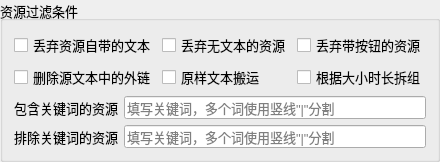
      <widget class="QGroupBox" name="ziyuanguolu">
       <property name="sizePolicy">
        <sizepolicy hsizetype="Preferred" vsizetype="Fixed">
         <horstretch>0</horstretch>
         <verstretch>0</verstretch>
        </sizepolicy>
       </property>
       <property name="font">
        <font>
         <pointsize>10</pointsize>
        </font>
       </property>
       <property name="title">
        <string>资源过滤条件</string>
       </property>
       <layout class="QVBoxLayout" name="verticalLayout_5">
        <item>
         <layout class="QHBoxLayout" name="horizontalLayout_3">
          <item>
           <widget class="QCheckBox" name="checkBox_dele_source_text_comment">
            <property name="font">
             <font>
              <pointsize>10</pointsize>
             </font>
            </property>
            <property name="text">
             <string>丢弃资源自带的文本</string>
            </property>
           </widget>
          </item>
          <item>
           <widget class="QCheckBox" name="checkBox_discard_no_text_resource">
            <property name="font">
             <font>
              <pointsize>10</pointsize>
             </font>
            </property>
            <property name="text">
             <string>丢弃无文本的资源</string>
            </property>
           </widget>
          </item>
          <item>
           <widget class="QCheckBox" name="checkBox_fliter_button_comment">
            <property name="font">
             <font>
              <pointsize>10</pointsize>
             </font>
            </property>
            <property name="text">
             <string>丢弃带按钮的资源</string>
            </property>
           </widget>
          </item>
         </layout>
        </item>
        <item>
         <layout class="QHBoxLayout" name="horizontalLayout_22">
          <item>
           <widget class="QCheckBox" name="checkBox_dele_link_comment">
            <property name="font">
             <font>
              <pointsize>10</pointsize>
             </font>
            </property>
            <property name="text">
             <string>删除源文本中的外链</string>
            </property>
           </widget>
          </item>
          <item>
           <widget class="QCheckBox" name="checkBox_origin_source_text_comment">
            <property name="font">
             <font>
              <pointsize>10</pointsize>
             </font>
            </property>
            <property name="text">
             <string>原样文本搬运</string>
            </property>
           </widget>
          </item>
          <item>
           <widget class="QCheckBox" name="checkBox_chai_zu">
            <property name="text">
             <string>根据大小时长拆组</string>
            </property>
           </widget>
          </item>
         </layout>
        </item>
        <item>
         <layout class="QHBoxLayout" name="baohanci">
          <item>
           <widget class="QLabel" name="label_15">
            <property name="font">
             <font>
              <pointsize>10</pointsize>
             </font>
            </property>
            <property name="text">
             <string>包含关键词的资源</string>
            </property>
           </widget>
          </item>
          <item>
           <widget class="QLineEdit" name="lineEdit_fliter_words_comment_contain">
            <property name="placeholderText">
             <string>填写关键词，多个词使用竖线&quot;|&quot;分割</string>
            </property>
           </widget>
          </item>
         </layout>
        </item>
        <item>
         <layout class="QHBoxLayout" name="paichuci" stretch="0,0">
          <property name="spacing">
           <number>6</number>
          </property>
          <item>
           <widget class="QLabel" name="label_15">
            <property name="sizePolicy">
             <sizepolicy hsizetype="Fixed" vsizetype="Preferred">
              <horstretch>0</horstretch>
              <verstretch>0</verstretch>
             </sizepolicy>
            </property>
            <property name="font">
             <font>
              <pointsize>10</pointsize>
             </font>
            </property>
            <property name="text">
             <string>排除关键词的资源</string>
            </property>
           </widget>
          </item>
          <item>
           <widget class="QLineEdit" name="lineEdit_fliter_words_comment_exclude">
            <property name="placeholderText">
             <string>填写关键词，多个词使用竖线&quot;|&quot;分割</string>
            </property>
           </widget>
          </item>
         </layout>
        </item>
       </layout>
      </widget>
